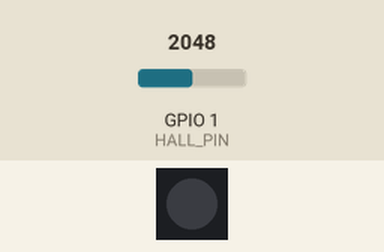
Recording of a program running on a simulated ESP32-S3. Parts: 1 RGB LEDs in strip order, left to right. The test bench sets the inputs (shaded band); at power-on: GPIO 1 (HALL_PIN) = 2048 (analog values on the 0–4095 scale). Dim RGB values are drawn brighter than linear; what the program prints to the serial monitor is not drawn.

Above: at 1.0 s.
At 2.52 s:
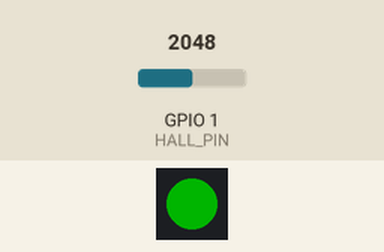
Timing chart, 0 to 3.5 s (numbered marks = the images above):
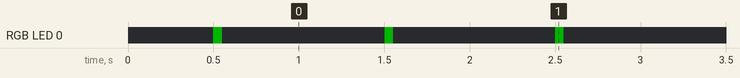

The program:

main.cpp
```cpp
#include <Arduino.h>
#include <Adafruit_NeoPixel.h>
#include <esp_timer.h>

// ---------- DRV5053 线性霍尔 IC -> GPIO1 = ADC1_CH0 ----------
// DRV5053 输出与供电无关: 固定 0.2~1.8V, 零点(QVO) 1.0V
// 选用 ADC1 通道: ESP32-S3 的 ADC2 与 WiFi 存在硬件冲突, WiFi 工作时 ADC2 不可用
#define HALL_PIN            1

#define SAMPLE_HZ           500
#define SAMPLE_PERIOD_US    (1000000UL / SAMPLE_HZ)
#define OVERSAMPLE_N        8       // 每拍过采样次数, 随机噪声按 sqrt(N) 压制 (无 RC 时的算法补偿)
#define EMA_ALPHA           0.3f    // 一阶低通系数 (0~1), 越小越平滑、响应越慢

// ---------- 板载 WS2812 RGB LED (GPIO21) ----------
#define LED_PIN             21
#define NUM_PIXELS          1
#define LED_GREEN           strip.Color(0, 255, 0)
#define LED_OFF             0
#define BLINK_ON_MS         50      // 点亮时长 50ms
#define BLINK_PERIOD_MS     1000    // 闪烁周期 1s

// 采样数据结构 (采样线程->打印线程)
typedef struct
{
    uint32_t t_ms;
    uint16_t raw_mv;
    uint16_t filt_mv;
} sample_t;

static QueueHandle_t sampleQueue = nullptr;

// 硬件定时器回调 (esp_timer 任务上下文): 采样 + 滤波 + 入队
// 采样与打印解耦, 保证严格的 500Hz 采样节拍, 不受串口打印速度影响
static float vFilt = 1.0f;   // 初值取 5053 零点电压, 避免启动瞬态
static bool  filtInit = false;

static void onSampleTimer(void *arg)
{
    (void)arg;

    // 过采样: 每拍连读 N 次取平均, 压制随机噪声 (替代模拟 RC 的算法补偿)
    uint32_t sumMv = 0;
    for (int i = 0; i < OVERSAMPLE_N; i++)
        sumMv += analogReadMilliVolts(HALL_PIN);
    uint32_t rawMv = (uint32_t)(sumMv / OVERSAMPLE_N);

    // 一阶低通 (EMA)
    float vRaw = rawMv / 1000.0f;
    if (!filtInit) { vFilt = vRaw; filtInit = true; }
    vFilt += EMA_ALPHA * (vRaw - vFilt);

    sample_t s = {
        .t_ms   = millis(),
        .raw_mv = (uint16_t)rawMv,
        .filt_mv = (uint16_t)(vFilt * 1000.0f),
    };
    // 队列满时丢弃最旧数据, 绝不让采样节拍受阻
    if (xQueueSend(sampleQueue, &s, 0) != pdTRUE)
    {
        sample_t drop;
        xQueueReceive(sampleQueue, &drop, 0);
        xQueueSend(sampleQueue, &s, 0);
    }
}

// 打印线程: 固定在核心 0, 从队列取数输出 CSV
static void hallPrintTask(void *param)
{
    (void)param;
    sample_t s;
    for (;;)
    {
        if (xQueueReceive(sampleQueue, &s, portMAX_DELAY) == pdTRUE)
            Serial.printf("%lu,%u.%03u,%u.%03u\n",
                          (unsigned long)s.t_ms,
                          s.raw_mv / 1000, s.raw_mv % 1000,
                          s.filt_mv / 1000, s.filt_mv % 1000);
    }
}

Adafruit_NeoPixel strip(NUM_PIXELS, LED_PIN, NEO_GRB + NEO_KHZ800);

void setup()
{
    Serial.begin(115200);
    delay(500);
    Serial.println("t_ms,v_raw_V,v_filt_V");

    // --- RGB LED ---
    strip.begin();
    strip.setBrightness(64);
    strip.clear();
    strip.show();

    // --- ADC ---
    analogReadResolution(12);
    // 6dB 衰减: 满量程约 2.2V, 恰好覆盖 5053 的 0.2~1.8V 输出,
    // 信号摆幅分辨率利用率 ~82%, 优于 11dB 档的 ~58%
    analogSetPinAttenuation(HALL_PIN, ADC_6db);

    // 采样队列 + 打印线程 (256 条 = 0.5s 缓冲, 打印偶发延迟不丢采样)
    sampleQueue = xQueueCreate(256, sizeof(sample_t));
    xTaskCreatePinnedToCore(
        hallPrintTask,      // 线程函数
        "hall_print",       // 名称
        4096,               // 栈深度 (字)
        nullptr,            // 参数
        2,                  // 优先级
        nullptr,            // 句柄
        0);                 // 核心 0 (Arduino loop 跑在核心 1)

    // --- 硬件定时器: 严格 500Hz ---
    const esp_timer_create_args_t timerArgs = {
        .callback = &onSampleTimer,
        .arg = nullptr,
        .dispatch_method = ESP_TIMER_TASK,
        .name = "adc_sample",
        .skip_unhandled_events = false,
    };
    esp_timer_handle_t sampleTimer = nullptr;
    esp_timer_create(&timerArgs, &sampleTimer);
    esp_timer_start_periodic(sampleTimer, SAMPLE_PERIOD_US);
}

void loop()
{
    // 核心 1: RGB 绿灯每秒闪一次 (50ms), 与 ADC 采样完全并行
    strip.setPixelColor(0, LED_GREEN);
    strip.show();
    delay(BLINK_ON_MS);

    strip.setPixelColor(0, LED_OFF);
    strip.show();
    delay(BLINK_PERIOD_MS - BLINK_ON_MS);
}
```

Measured:
- by itself, RGB LED 0: alternates RGB(0, 64, 0) for 0.05 s and off for 0.95 s
